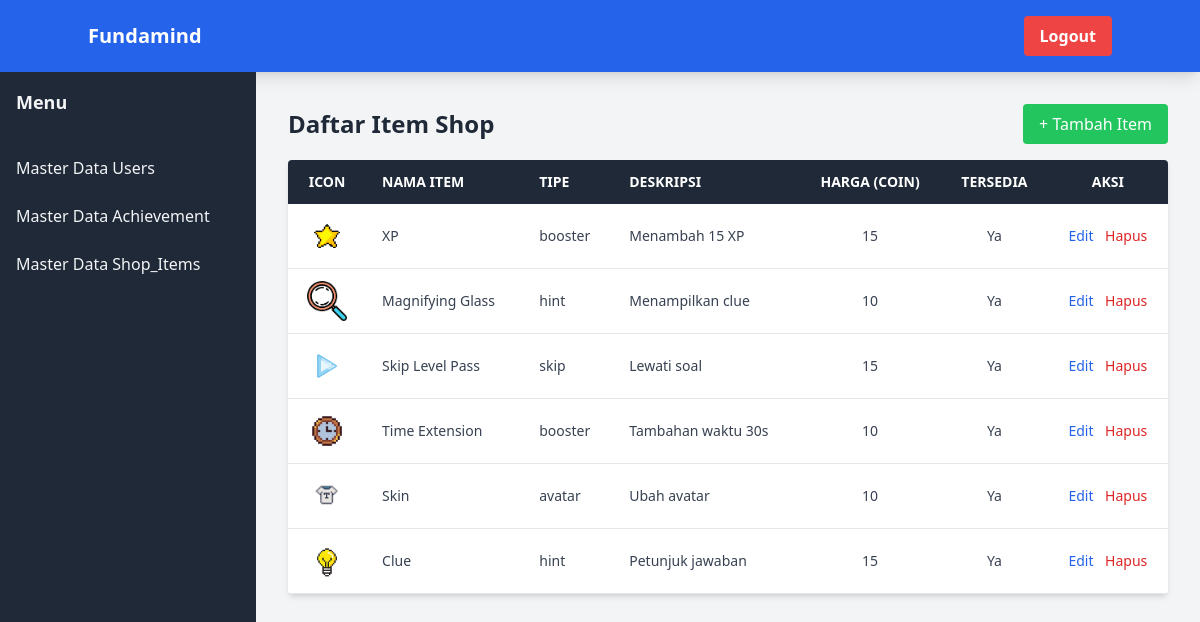
/pages/admin/shop_list.php, run on the app's committed database.
### tables this page shows
CREATE TABLE `shop_items` (
  `id_item` int NOT NULL,
  `nama_item` varchar(100) NOT NULL,
  `tipe_item` enum('avatar','badge','booster','custom','hint','skip') NOT NULL,
  `deskripsi` text,
  `harga_coin` int DEFAULT '0',
  `file_icon` varchar(255) DEFAULT NULL,
  `efek` text,
  `tersedia` tinyint(1) DEFAULT '1'
);

### pages/admin/shop_list.php (the view, shortened to what this page needs)
<?php
include __DIR__ . '../../db.php';
$query = "SELECT id_item, nama_item, tipe_item, deskripsi, harga_coin, file_icon, tersedia FROM shop_items WHERE tersedia = 1 ORDER BY id_item ASC";
$result = mysqli_query($koneksi, $query);
?>
<!DOCTYPE html>
<html lang="id">
<head>
    <script src="https://cdn.tailwindcss.com"></script>
</head>
<body class="bg-gray-100 font-sans leading-normal tracking-normal">
    <?php include 'includes/navbar.php'; ?>
    <div class="flex">
        <?php include 'includes/sidebar.php'; ?>
        <div class="flex-1 p-8">
            <div class="container mx-auto">
                <div class="flex justify-between items-center mb-4">
                    <h2 class="text-2xl font-bold text-gray-800">Daftar Item Shop</h2>
                    <a href="index.php?modul=shop&fitur=create" class="bg-green-500 text-white px-4 py-2 rounded hover:bg-green-600">
                        + Tambah Item
                    </a>
                </div>
                <div class="bg-white shadow-md rounded overflow-x-auto">
                    <table class="min-w-full table-auto">
                        <thead class="bg-gray-800 text-white text-sm uppercase">
                            <tr>
                                <th class="px-4 py-3">Icon</th>
                                <th class="px-4 py-3 text-left">Nama Item</th>
                                <th class="px-4 py-3 text-left">Tipe</th>
                                <th class="px-4 py-3 text-left">Deskripsi</th>
                                <th class="px-4 py-3 text-center">Harga (Coin)</th>
                                <th class="px-4 py-3 text-center">Tersedia</th>
                                <th class="px-4 py-3 text-center">Aksi</th>
                            </tr>
                        </thead>
                        <tbody class="text-gray-700 text-sm">
                            <?php while ($item = mysqli_fetch_assoc($result)) : ?>
                                <tr class="border-b hover:bg-gray-50">
                                    <td class="px-4 py-3 text-center">
                                        <img src="<?php echo 'assets/images/' . htmlspecialchars($item['file_icon']); ?>" alt="icon" class="h-10 mx-auto">
                                    </td>
                                    <td class="px-4 py-3"><?php echo htmlspecialchars($item['nama_item']); ?></td>
                                    <td class="px-4 py-3"><?php echo htmlspecialchars($item['tipe_item']); ?></td>
                                    <td class="px-4 py-3"><?php echo htmlspecialchars($item['deskripsi']); ?></td>
                                    <td class="px-4 py-3 text-center"><?php echo $item['harga_coin']; ?></td>
                                    <td class="px-4 py-3 text-center">
                                        <?php echo $item['tersedia'] == 1 ? 'Ya' : 'Tidak'; ?>
                                    </td>
                                    <td class="px-4 py-3 text-center space-x-2">
                                        <a href="index.php?modul=shop&fitur=edit&id=<?php echo $item['id_item']; ?>" class="text-blue-600 hover:underline">Edit</a>
                                        <a href="index.php?modul=shop&fitur=delete&id=<?php echo $item['id_item']; ?>" onclick="return confirm('Yakin ingin menghapus item ini?')" class="text-red-600 hover:underline">Hapus</a>
                                    </td>
                                </tr>
                            <?php endwhile; ?>
                        </tbody>
                    </table>
                </div>
            </div>
        </div>
    </div>
</body>
</html>

### pages/admin/includes/navbar.php
<nav class="bg-blue-600 p-4 shadow-lg">
    <div class="container mx-auto flex justify-between items-center">
        <a href="index.php?modul=admin&fitur=dashboard" class="text-white font-bold text-xl hover:underline">
            Fundamind
        </a>
        <div class="text-white flex items-center gap-4">
            <a href="index.php?modul=auth&fitur=logout" class="bg-red-500 hover:bg-red-700 text-white font-bold py-2 px-4 rounded">
                Logout
            </a>
        </div>
    </div>
</nav>

### pages/admin/includes/sidebar.php
<div class="w-64 bg-gray-800 text-gray-100 h-screen">
    <div class="p-4 font-bold text-lg">Menu</div>
    <ul class="mt-4 space-y-2">
        <li class="group">
            <div class="px-4 py-2 hover:bg-gray-700 cursor-pointer group-hover:bg-gray-700">
                <a href="pages/../index.php?modul=user&fitur=list">Master Data Users</a>
            </div>
        </li>
        <li class="group">
            <div class="px-4 py-2 hover:bg-gray-700 cursor-pointer group-hover:bg-gray-700">
                <a href="pages/../index.php?modul=achievement&fitur=list">Master Data Achievement</a>
            </div>
        </li>
        <li class="group">
            <div class="px-4 py-2 hover:bg-gray-700 cursor-pointer group-hover:bg-gray-700">
                <a href="pages/../index.php?modul=shop&fitur=list">Master Data Shop_Items</a>
            </div>
        </li>
    </ul>
</div>

### data on the page
shop_items: file_icon (picture), nama_item "XP", tipe_item "booster", deskripsi "Menambah 15 XP", harga_coin "15", tersedia "Ya"
shop_items: file_icon (picture), nama_item "Magnifying Glass", tipe_item "hint", deskripsi "Menampilkan clue", harga_coin "10", tersedia "Ya"
shop_items: file_icon (picture), nama_item "Skip Level Pass", tipe_item "skip", deskripsi "Lewati soal", harga_coin "15", tersedia "Ya"
shop_items: file_icon (picture), nama_item "Time Extension", tipe_item "booster", deskripsi "Tambahan waktu 30s", harga_coin "10", tersedia "Ya"
shop_items: file_icon (picture), nama_item "Skin", tipe_item "avatar", deskripsi "Ubah avatar", harga_coin "10", tersedia "Ya"
shop_items: file_icon (picture), nama_item "Clue", tipe_item "hint", deskripsi "Petunjuk jawaban", harga_coin "15", tersedia "Ya"
